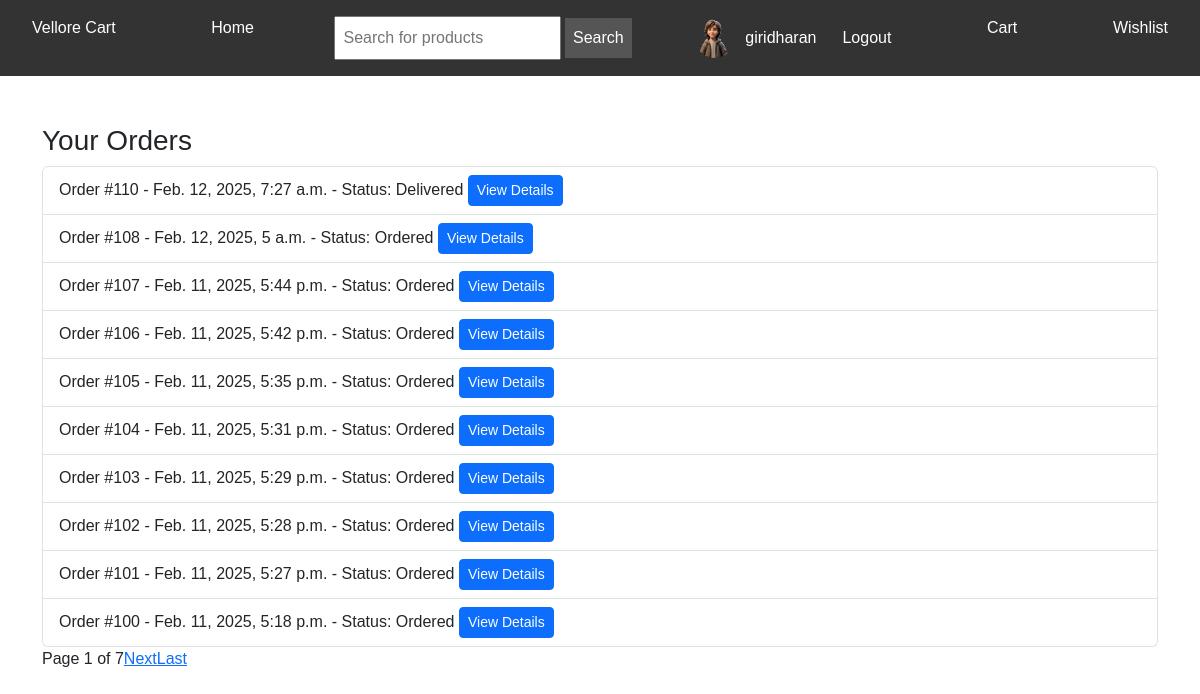
Before: /orders/ (signed in) with the older database file.
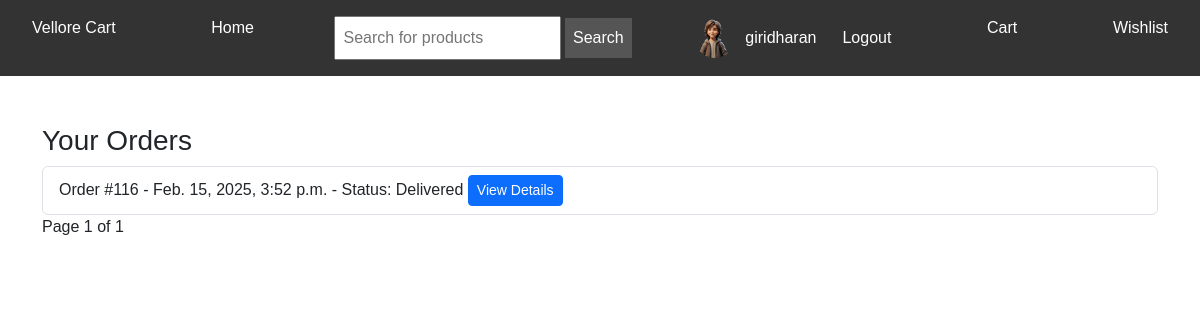
After: the same page with the newer database file.
### accounts/models.py (models this page shows)
class CustomUser(AbstractUser):
    email = models.EmailField(unique=True)
    phone_number = models.CharField(max_length=15, blank=True, null=True)
    photo = models.ImageField(upload_to='user_photos/', blank=True, null=True)
    class Meta:
        verbose_name = 'Custom User'
        verbose_name_plural = 'Custom Users'
    groups = models.ManyToManyField(
        'auth.Group',
        related_name='customuser_set',
        blank=True,
        help_text='The groups this user belongs to.',
        verbose_name='groups',
    )
    user_permissions = models.ManyToManyField(
        'auth.Permission',
        related_name='customuser_set_permissions',
        blank=True,
        help_text='Specific permissions for this user.',
        verbose_name='user permissions',
    )

### store/models.py (models this page shows, shortened)
class Order(models.Model):
    user = models.ForeignKey(CustomUser, on_delete=models.CASCADE)
    product = models.ForeignKey(Product, on_delete=models.CASCADE)
    address = models.ForeignKey(Address, on_delete=models.CASCADE)
    order_date = models.DateTimeField(auto_now_add=True)
    status_choices = [
        ('Ordered', 'Ordered'),
        ('Shipped', 'Shipped'),
        ('Packed', 'Packed'),
        ('On the Way', 'On the Way'),
        ('Delivered', 'Delivered'),
        ('Canceled', 'Canceled'),
    ]
    status = models.CharField(max_length=20, choices=status_choices, default='Ordered')
    payment_method_choices = [
        ('COD', 'Cash on Delivery'),
        ('Online', 'Online Payment'),
    ]
    payment_method = models.CharField(max_length=20, choices=payment_method_choices, default='COD')
    quantity = models.PositiveIntegerField(default=1)

### store/views.py (the view)
# urls.py: path('orders/', views.orders_list, name='orders'),
def orders_list(request):
    orders = Order.objects.filter(user=request.user).order_by('-order_date')
    paginator = Paginator(orders, 10)
    page_number = request.GET.get('page')
    page_orders = paginator.get_page(page_number)
    return render(request, 'store/orders.html', {'orders': page_orders})

### store/context_processors.py (called while the page is built)
def category_context(request):
    categories = ProductCategory.objects.all()
    return {'categories': categories}

### store/templates/store/orders.html (shortened to what this page needs)
{% extends 'base.html' %}
{% block content %}
<div class="container mt-5">
    <h3>Your Orders</h3>
    <ul class="list-group">
        {% for order in orders %}
            <li class="list-group-item">
                Order #{{ order.id }} - {{ order.order_date }} - Status: {{ order.status }}
                <a href="{% url 'store:order_details' order.id %}" class="btn btn-sm btn-primary">View Details</a>
            </li>
        {% endfor %}
    </ul>
    <div class="pagination">
        Page {{ orders.number }} of {{ orders.paginator.num_pages }}
        {% if orders.has_next %}
            <a href="?page={{ orders.next_page_number }}">Next</a>
            <a href="?page={{ orders.paginator.num_pages }}">Last</a>
        {% endif %}
    </div>
</div>
{% endblock %}

### templates/base.html (shortened to what this page needs)
{% load static %}
<!DOCTYPE html>
<html lang="en">
<head>
    <link rel="stylesheet" href="https://cdnjs.cloudflare.com/ajax/libs/lightbox2/2.11.3/css/lightbox.min.css">
    <link href="https://cdn.jsdelivr.net/npm/bootstrap@5.3.3/dist/css/bootstrap.min.css" rel="stylesheet">
    <link rel="stylesheet" href="{% static 'css/style.css' %}">
</head>
<body>
    <header>
        <nav>
            <a href="{% url 'store:index' %}">Vellore Cart</a>
            <a href="{% url 'store:index' %}">Home</a>
            <form method="get" action="{% url 'store:search' %}">
                <input type="search" name="search" placeholder="Search for products" required>
                <button type="submit">Search</button>
            </form>
            {% if user.is_authenticated %}
                <div class="user-info">
                    {% if user.photo and user.photo.url %}
                        <img src="{{ user.photo.url }}" alt="User Photo" class="user-photo">
                    {% else %}
                        <div class="user-photo-placeholder">
                            {{ user.username|slice:":1" }}
                        </div>
                    {% endif %}
                    <span>{{ user.username }}</span>
                    <a href="{% url 'accounts:logout' %}">Logout</a>
                </div>
            {% else %}
                <a href="{% url 'accounts:login' %}">Login</a>
            {% endif %}
            <a href="{% url 'store:cart' %}">Cart</a>
            <a href="{% url 'store:wishlist' %}">Wishlist</a>
        </nav>
    </header>
    <main>
        {% block content %}
        {% endblock %}
    </main>
</body>
</html>

### static/css/style.css (style rules this page uses)
body { font-family: Arial, sans-serif; margin: 0; padding: 0; }
header nav { background-color: #333; color: #fff; display: flex; justify-content: space-between; padding: 1em; }
header nav a { color: #fff; margin: 0 1em; text-decoration: none; }
header nav form input { padding: 0.5em; }
header nav form button { padding: 0.5em; background-color: #555; color: #fff; border: none; cursor: pointer; }
.user-info { display: flex; align-items: center; gap: 10px; }
.user-photo { width: 40px; height: 40px; border-radius: 50%; object-fit: cover; }

### templates/base.html (style rules this page uses)
.user-photo { width: 40px; height: 40px; border-radius: 50%; object-fit: cover; }
.user-info { display: flex; align-items: center; gap: 10px; }

Changed rows visible on the page:
removed Order: id "110", order_date "Feb. 12, 2025, 7:27 a.m.", status "Delivered"
removed Order: id "108", order_date "Feb. 12, 2025, 5 a.m.", status "Ordered"
removed Order: id "107", order_date "Feb. 11, 2025, 5:44 p.m.", status "Ordered"
removed Order: id "106", order_date "Feb. 11, 2025, 5:42 p.m.", status "Ordered"
removed Order: id "105", order_date "Feb. 11, 2025, 5:35 p.m.", status "Ordered"
removed Order: id "104", order_date "Feb. 11, 2025, 5:31 p.m.", status "Ordered"
removed Order: id "103", order_date "Feb. 11, 2025, 5:29 p.m.", status "Ordered"
removed Order: id "102", order_date "Feb. 11, 2025, 5:28 p.m.", status "Ordered"
removed Order: id "101", order_date "Feb. 11, 2025, 5:27 p.m.", status "Ordered"
removed Order: id "100", order_date "Feb. 11, 2025, 5:18 p.m.", status "Ordered"
added Order: id "116", order_date "Feb. 15, 2025, 3:52 p.m.", status "Delivered"
Other visible differences:
{{ orders.paginator.num_pages }}: "7" → "1"
text no longer shown: "Next Last"
